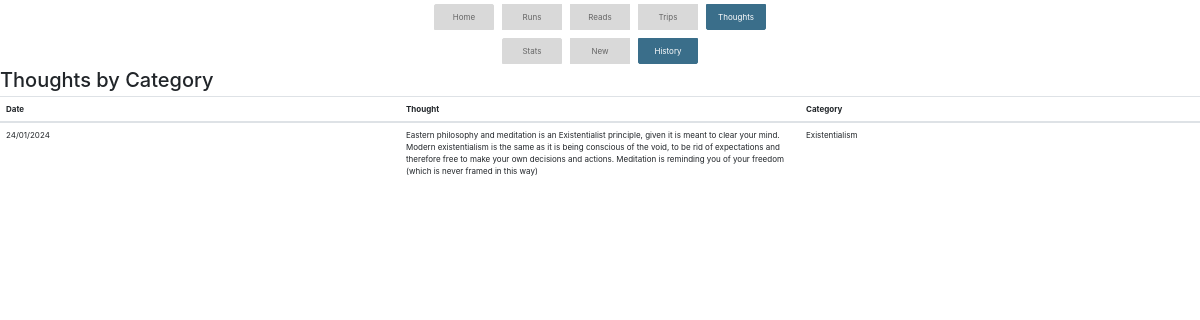
Before: /thoughts/history with the older database file.
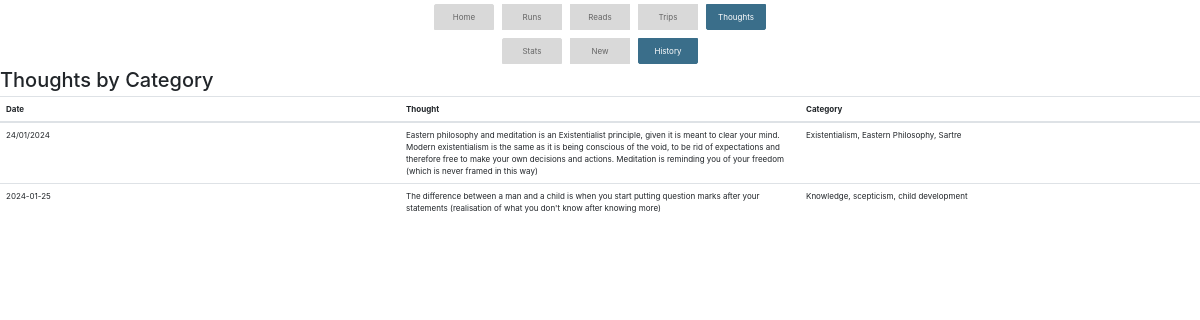
After: the same page with the newer database file.
### app.py (models this page shows)
class Thoughts(db.Model):
    id = db.Column(db.Integer, primary_key=True)
    thought = db.Column(db.String(1000))
    category = db.Column(db.String(200))
    date_added = db.Column(db.String(20))

### app.py (the view)
@app.route('/thoughts/history', methods=['GET', 'POST'])
def thoughts_history():
    thoughts = Thoughts.query.all()
    return render_template('thoughts_history.html',thoughts=thoughts)

### templates/thoughts_history.html (shortened to what this page needs)
{% extends 'base.html' %}
{% block content %}
{% include 'base_thoughts.html' %}
        <h1>Thoughts by Category</h1>
        <table class="table override_table">
            <thead>
                <tr>
                    <th>Date</th>
                    <th>Thought</th>
                    <th>Category</th>
                </tr>
            </thead>
            <tbody>
                {% for thought in thoughts %}
                    <tr>
                        <td>{{ thought.date_added }}</td>
                        <td>{{ thought.thought }}</td>
                        <td>{{ thought.category }}</td>
                    </tr>
                {% endfor %}
            </tbody>
        </table>
    {% endblock %}

### templates/base.html (shortened to what this page needs)
<!DOCTYPE html>
<html lang="en">
<head>
    <link rel="stylesheet" href="{{ url_for('static', filename='bootstrap.min.css') }}">
    <link rel="stylesheet" href="{{ url_for('static', filename='my_override_style.css') }}">
</head>
<body>
    <div class="d-flex justify-content-center">
        <nav>
        <ul class="list-group d-flex flex-row">
            <li class="m-2 list-group-item {% if request.endpoint == 'index' %}active{% endif %}"><a href="{{ url_for('index') }}">Home</a></li>
            <li class="m-2 list-group-item {% if 'runs' in request.endpoint %}active{% endif %}"><a href="{{ url_for('runs_stats') }}">Runs</a></li>
            <li class="m-2 list-group-item {% if 'reads' in request.endpoint %}active{% endif %}"><a href="{{ url_for('reads_stats') }}">Reads</a></li>
            <li class="m-2 list-group-item {% if 'trips' in request.endpoint %}active{% endif %}"><a href="{{ url_for('trips_stats') }}">Trips</a></li>
            <li class="m-2 list-group-item {% if 'thoughts' in request.endpoint %}active{% endif %}"><a href="{{ url_for('thoughts_stats') }}">Thoughts</a></li>
        </ul>
        </nav>
    </div>
    <div>
        {% block content %}{% endblock %}
    </div>
</body>
</html>

### templates/base_thoughts.html
<div class="d-flex justify-content-center">
    <ul class="list-group d-flex flex-row">
        <li class="list-group-item m-2 {% if 'stats' in request.endpoint %}active{% endif %}"><a href="{{ url_for('thoughts_stats') }}">Stats</a></li>
        <li class="list-group-item m-2 {% if 'new' in request.endpoint %}active{% endif %}"><a href="{{ url_for('thoughts_new') }}">New</a></li>
        <li class="list-group-item m-2 {% if 'history' in request.endpoint %}active{% endif %}"><a href="{{ url_for('thoughts_history') }}">History</a></li>
    </ul>
</div>

### static/my_override_style.css (style rules this page uses)
* { font-size: 6pt; }
.override_table { table-layout: fixed; }
.trips_stats_table th, td { width: 16.7%; }
ul { list-style: none; }
li { width: 60px; text-align: center; }
.list-group-item.active { background-color: #3A6E8A; color: white; border-color: #3A6E8A; }
.list-group-item.active a { background-color: #3A6E8A; color: white; border-color: #3A6E8A; }
.list-group-item { background-color: #D9D9D9; color: #666666; border-color: #D9D9D9; }
.list-group-item a { background-color: #D9D9D9; color: #666666; border-color: #D9D9D9; }

Changed rows visible on the page:
changed Thoughts: category "Existentialism" → "Existentialism, Eastern Philosophy, Sartre"
added Thoughts: date_added "2024-01-25", thought "The difference between a man and a child is when you start putting question marks after your statements (realisation of what you don't know after knowing more)", category "Knowledge, scepticism, child development"
